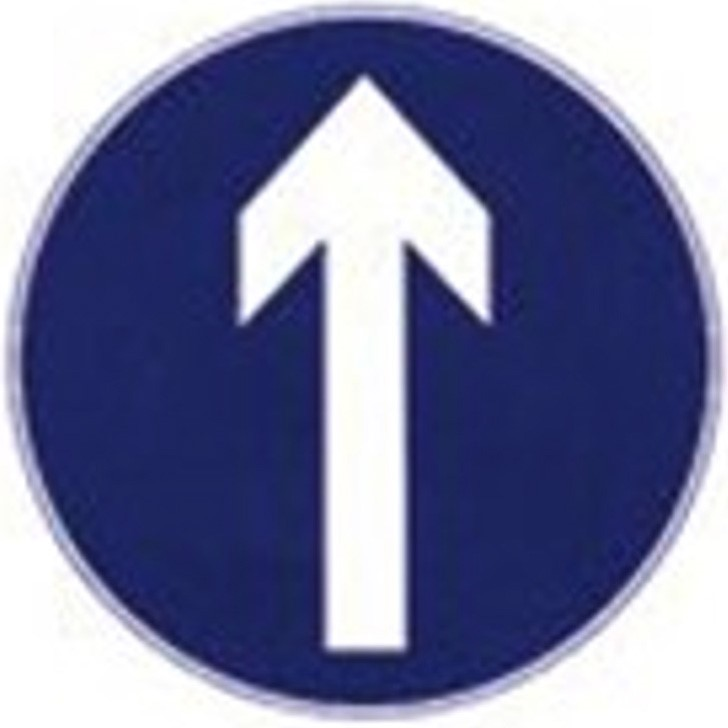
#> input picture PJ-regression/L7/实践代码-机器视觉-1-code/鏈哄櫒瑙嗚-1-code/fig/mod_1.jpg, 728 x 728 px
$ python Arrow_Dection.py
#> lines starting #> are read from the running program, lines starting #| are printed output that depends on the picture
import cv2
import numpy as np
import os

def array_detect(mod_img, target_img):
    # 平方差匹配，返回值越小越相似
    result = cv2.matchTemplate(target_img, mod_img, cv2.TM_SQDIFF)
    return result[0][0]

def absDiff(mod_img, target_img):
    diff = np.abs(mod_img - target_img)
    return np.mean(diff)

mod_img_pathes = ["./fig/mod_1.jpg", "./fig/mod_2.jpg", "./fig/mod_3.jpg", "./fig/mod_4.jpg"]
result = ["up", "right", "down", "left"]
target_img_path = "./fig/target_2.jpg"

mod_imgs = []
for path in mod_img_pathes:
    if not os.path.exists(path):
        print(f"跳过不存在的文件: {path}")
        continue
    img = cv2.imread(path)
#> img is the input picture: shape (728, 728, 3); mean B, G, R 158, 122.6, 118.7
    if img is None:
        print(f"读取失败: {path}")
        continue
    gray = cv2.cvtColor(img, cv2.COLOR_BGR2GRAY)
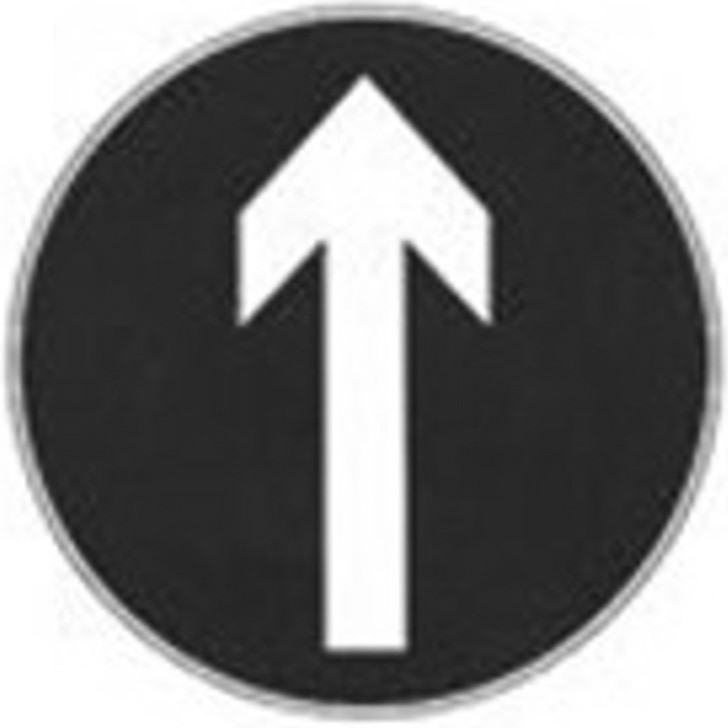
#> gray: shape (728, 728); min 18, max 255, mean 125.5
    norm = np.float32(gray) / 255.0
    mod_imgs.append(norm)
#> pass 2 of the loop `for path in mod_img_pathes:`:
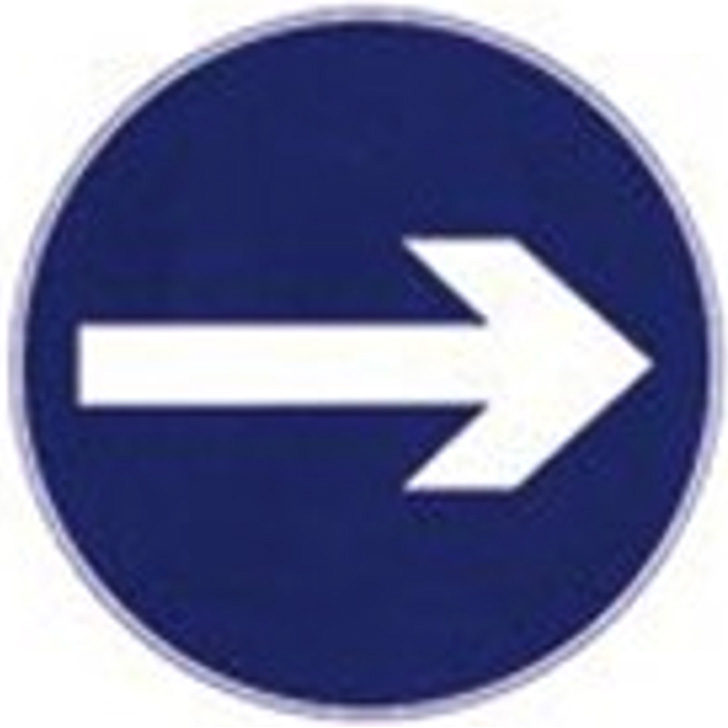
#> input picture PJ-regression/L7/实践代码-机器视觉-1-code/鏈哄櫒瑙嗚-1-code/fig/mod_2.jpg, 728 x 728 px
#> img is the input picture: shape (728, 728, 3); mean B, G, R 158.3, 123, 119.1
#> `gray = cv2.cvtColor(img, cv2.COLOR_BGR2GRAY)`:
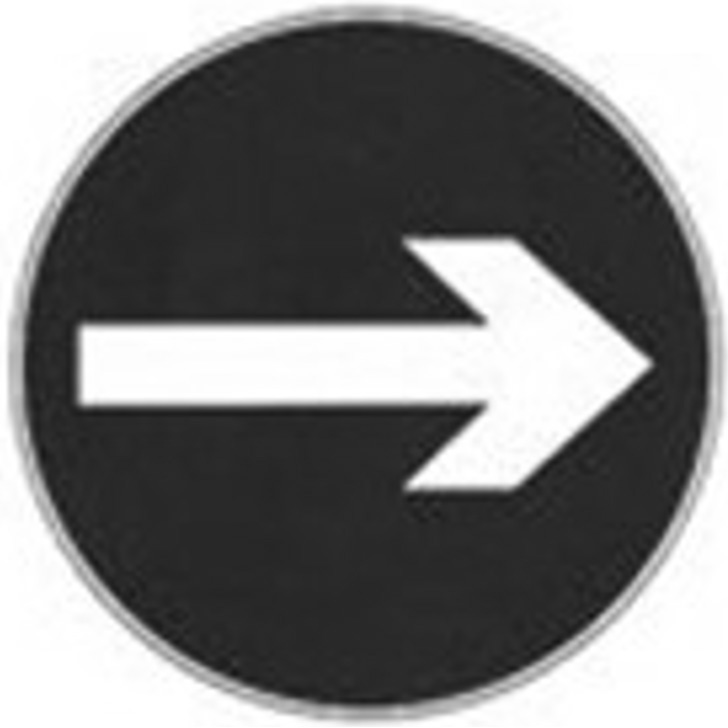
#> gray: shape (728, 728); min 19, max 255, mean 125.9
#> pass 3 of the loop `for path in mod_img_pathes:`:
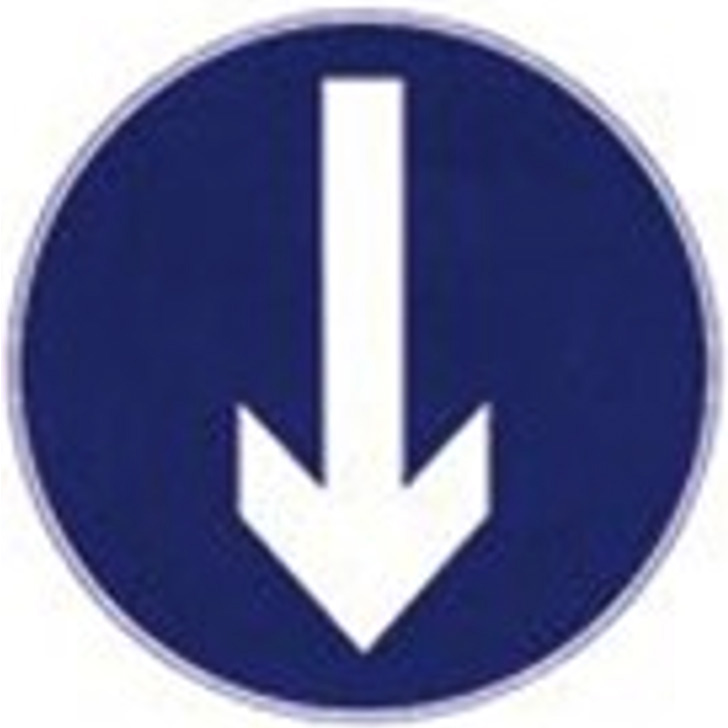
#> input picture PJ-regression/L7/实践代码-机器视觉-1-code/鏈哄櫒瑙嗚-1-code/fig/mod_3.jpg, 728 x 728 px
#> img is the input picture: shape (728, 728, 3); mean B, G, R 158.3, 123, 119.1
#> `gray = cv2.cvtColor(img, cv2.COLOR_BGR2GRAY)`:
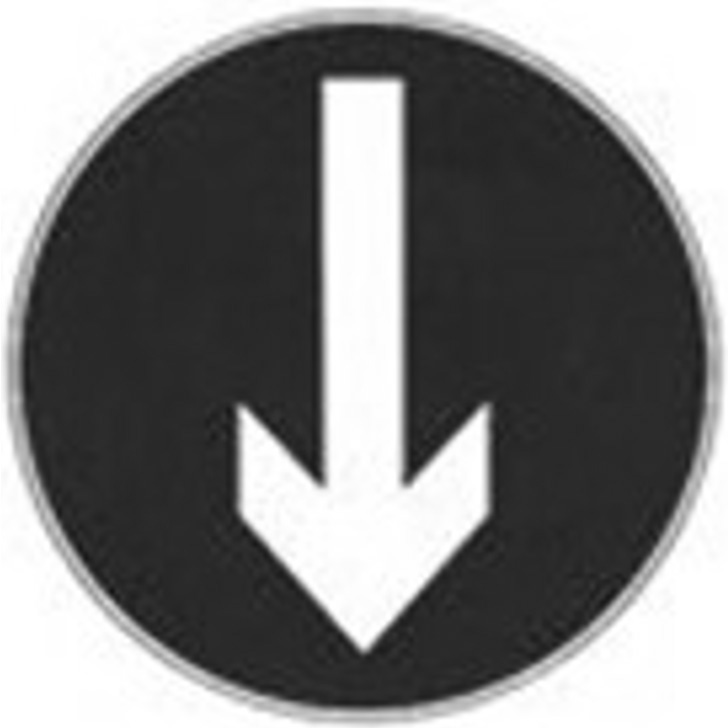
#> gray: shape (728, 728); min 19, max 255, mean 125.9
#> the loop made 4 passes; the first 3 are shown

if not mod_imgs:
    print("没有有效的模板图像")
    exit(1)

# 读取目标图像
target = cv2.imread(target_img_path)
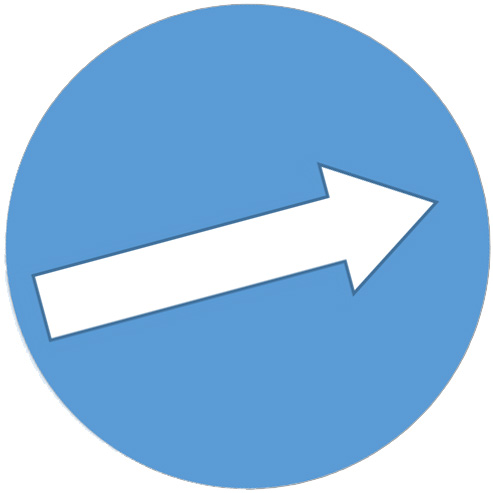
#> input picture PJ-regression/L7/实践代码-机器视觉-1-code/鏈哄櫒瑙嗚-1-code/fig/target_2.jpg, 493 x 493 px
#> target is the input picture: shape (493, 493, 3); mean B, G, R 227, 189.5, 147.5
if target is None:
    print(f"目标图像读取失败: {target_img_path}")
    exit(1)
target_gray = cv2.cvtColor(target, cv2.COLOR_BGR2GRAY)
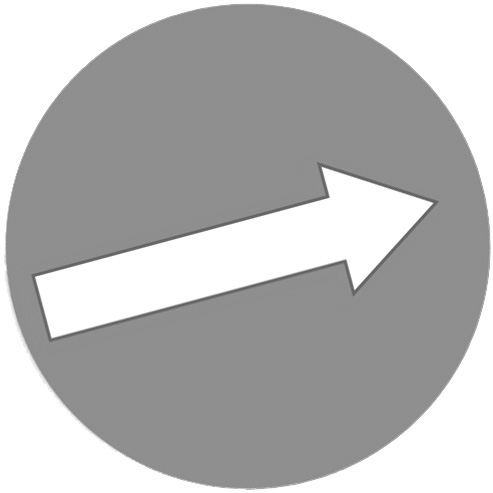
#> target_gray: shape (493, 493); min 85, max 255, mean 181.1

scores = []
for mod in mod_imgs:
    h, w = mod.shape
    # 将目标图缩放到与当前模板相同尺寸
    target_resized = cv2.resize(target_gray, (w, h), interpolation=cv2.INTER_LINEAR)
    target_norm = np.float32(target_resized) / 255.0
    score = absDiff(mod, target_norm)
    scores.append(score)
#> this loop made 4 passes
#> pass 1, in absDiff, `diff = np.abs(mod_img - target_img)`:
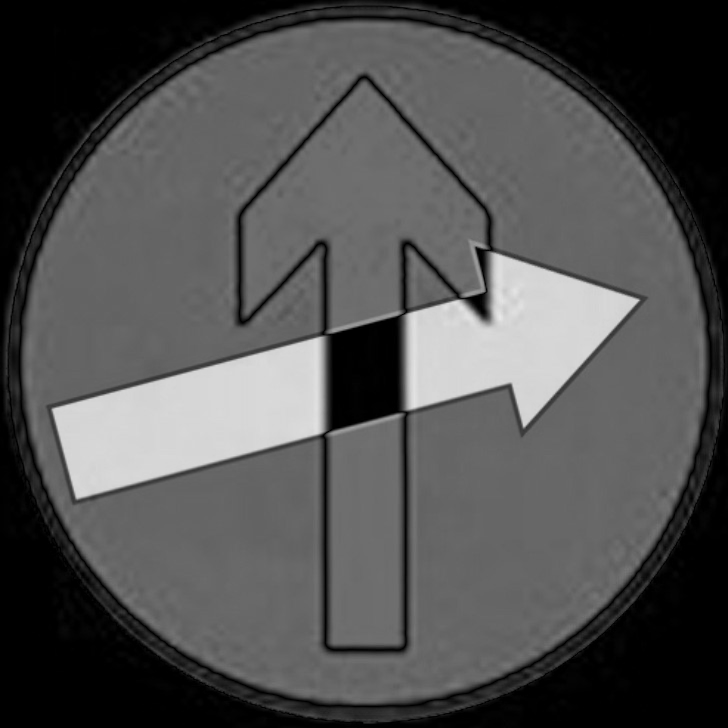
#> diff: shape (728, 728) float32; min 0, max 0.91, mean 0.316
#> pass 2, in absDiff (call 2), `diff = np.abs(mod_img - target_img)`:
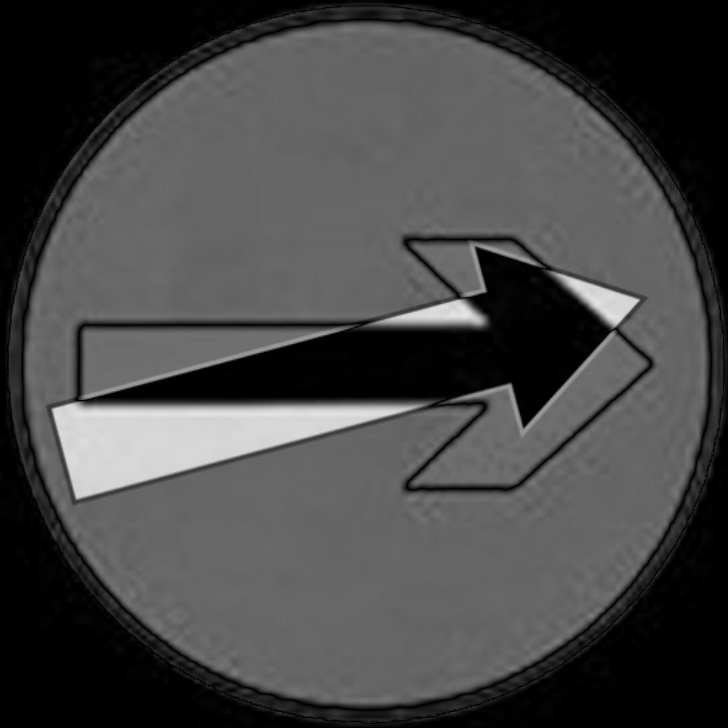
#> diff: shape (728, 728) float32; min 0, max 0.898, mean 0.275

best_idx = np.argmin(scores)
print("各模板匹配分数:", scores)
print("最优分数:", scores[best_idx])
print("匹配结果:", result[best_idx])
